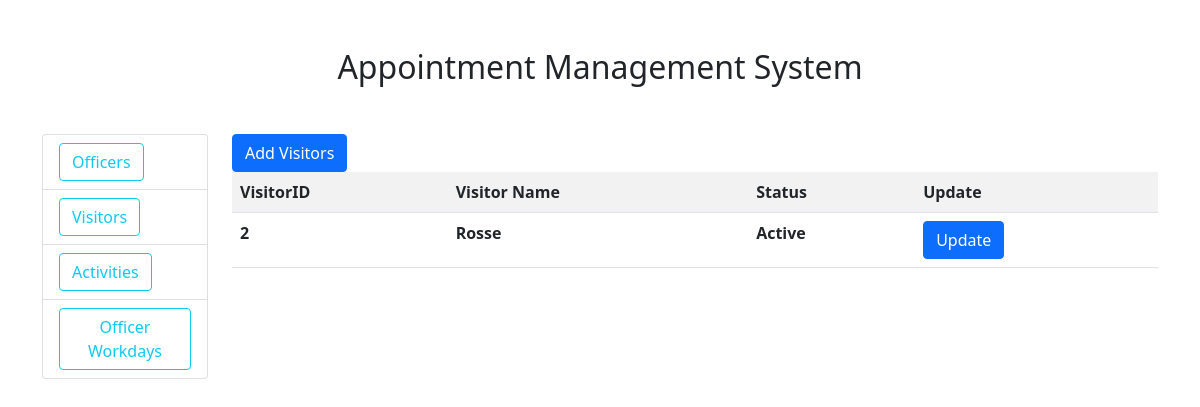
The page /visitor/ on the database as committed earlier.
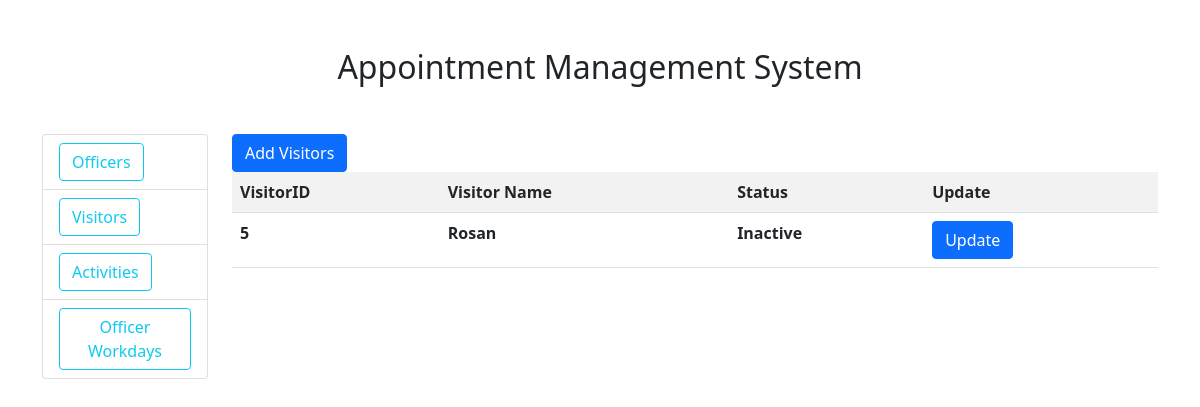
The same page on the database as committed later.
### visitors/models.py (models this page shows, shortened)
class Visitors(models.Model):
	name = models.CharField(max_length=50)
	mbl_no = models.CharField(max_length=50)
	email = models.EmailField(max_length=50)
	is_active = models.BooleanField(default=True)

### visitors/views.py (the view)
# urls.py: path('',views.visitorinfo,name="visitorinfo"),
def visitorinfo(request):
	visitors = Visitors.objects.all()
	return render(request,'visitors/visitorinfo.html',{'content':visitors})

### Templates/visitors/visitorinfo.html
{% extends 'home.html' %}
{% block content %}
<div>
	<div>
		<div><a class="btn btn-primary" href="{% url 'create-visitor' %}">Add Visitors</a></div>
		<table class="table table table-striped">
			<tr>
				<th>VisitorID</th>
				<th>Visitor Name</th>
				<th>Status</th>
				<th>Update</th>
			</tr>
			{% for visitor in content %}
			<tr>
				<th>{{visitor.id}}</th>
				<th>{{visitor.name}}</th>
				<th>{% if visitor.is_active %}Active {% else %}Inactive{% endif %}</th>
				<th><a class="btn btn-primary" href="{% url 'update-visitor' visitor.id %}">Update</a></th>
			</tr>
			{% endfor %}
		</table>
	</div>
</div>
{% endblock %}

Rows that differ between the two databases and show on the page:
removed Visitors: id "2", name "Rosse", is_active "Active"
added Visitors: id "5", name "Rosan", is_active "Inactive"
